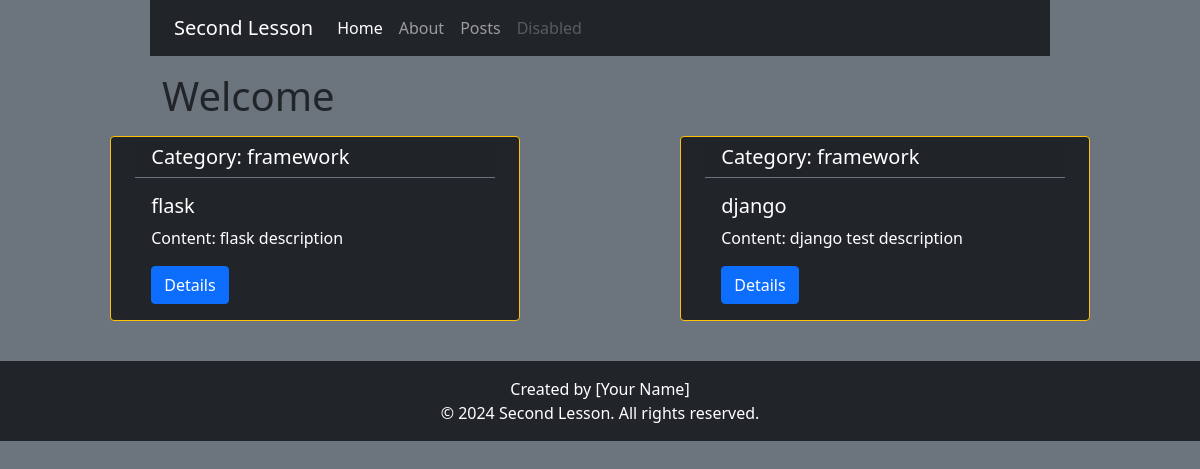
Screenshot of /blog/category/1/ with the database file from the repository.
### blog/models.py (models this page shows)
class Post(models.Model):
    title = models.CharField(max_length=60)
    body = models.TextField()
    publish = models.DateTimeField(default=timezone.now)
    created = models.DateTimeField(auto_now_add=True)
    updated = models.DateTimeField(auto_now=True)
    category = models.ForeignKey('Category', on_delete=models.CASCADE, related_name='posts', null=True)
    def __str__(self):
        return self.title
    class Meta:
        ordering = ['-publish']

class Category(models.Model):
    name = models.CharField(max_length=60)
    description = models.TextField()
    def __str__(self):
        return self.name
    class Meta:
        verbose_name_plural = 'Categories'

### blog/views.py (the view)
# urls.py: path('category/<int:category_id>/', views.category_posts, name='category_posts')
def category_posts(request, category_id):
    category = get_object_or_404(Category, id=category_id)
    posts = Post.objects.filter(category=category)
    return render(request, 'blog/index.html', {'posts': posts})

### blog/templates/blog/index.html (shortened to what this page needs)
{% extends 'base.html' %}
{% block content %}
<h1 class="container w-75 mb-3">Welcome</h1>
<div class="container">
    <div class="row row-cols-1 row-cols-md-2">
        {% for post in posts %}
        <div class="col">
            <div class="card container w-75 mb-3 text-white bg-dark border-warning">
                <h5 class="card-header border-secondary">Category: {% if post.category %}{{ post.category }}{% else %} Without category{% endif %}</h5>
                <div class="card-body">
                    <h5 class="card-title">{{ post }}</h5>
                    <p class="card-text">Content: {{ post.body }}</p>
                    <a href="{% url 'blog:post_details' post.id %}" class="btn btn-primary">Details</a>
                </div>
            </div>
        </div>
        {% endfor %}
    </div>
</div>
{% endblock %}

### rows the page displays
Post: category "framework", title "flask", body "flask description"
Post: category "framework", title "django", body "django test description"
